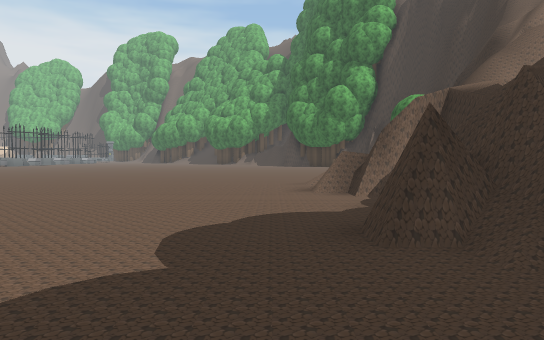
[1] (above)

24 first-person views from a walk through a Unity game level. The camera is 1.3 m above the floor, tilts 2° down and sees 70° across. The floor is counted in squares, 2.42 m on a side. Each view is taken from the middle of a square. On the plan, view 1 faces up. The plan holds only what a view shows up to about 10 squares ahead; the rest is blank. The place goes on beyond the plan. Some trees and plants on the terrain are drawn as simple stand-ins. The player is left out. Some surface patterns are stand-ins.

[2]
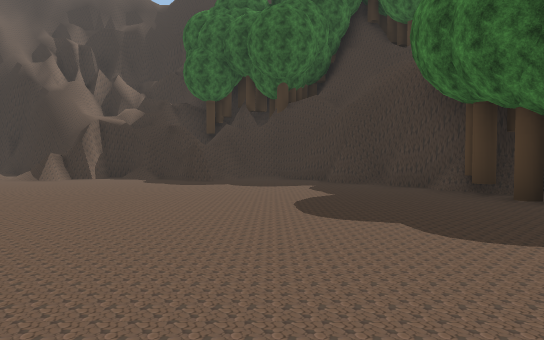

[3]
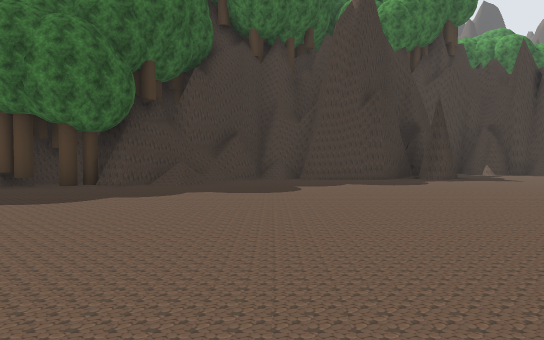

[4]
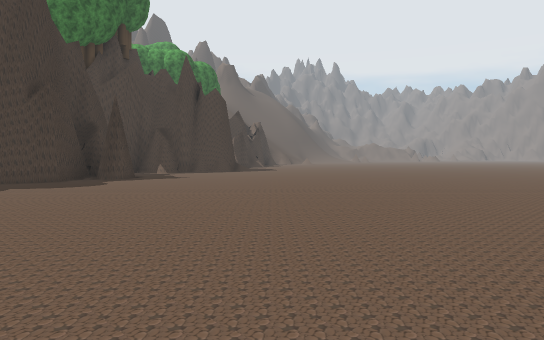

[5]
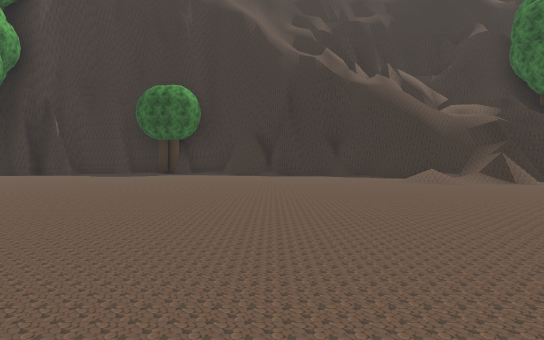

[6]
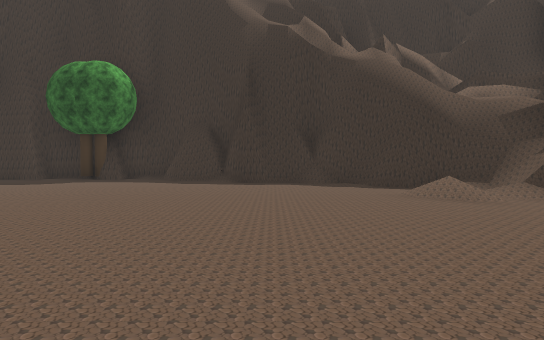

[7]
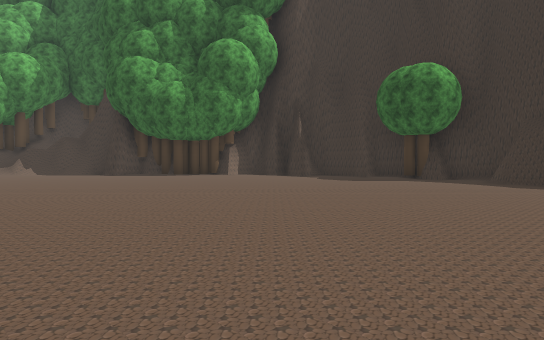

[8]
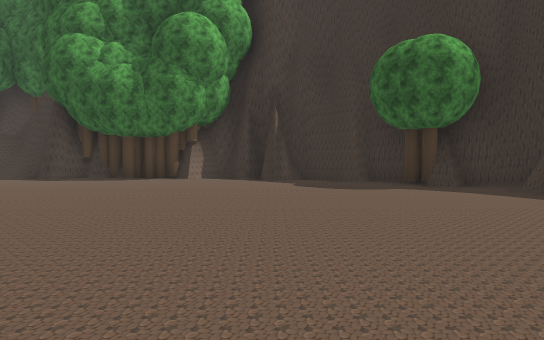

[9]
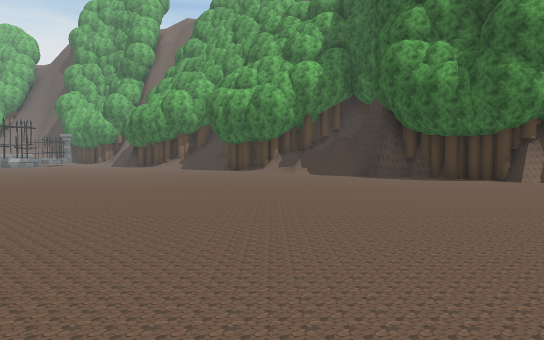

[10]
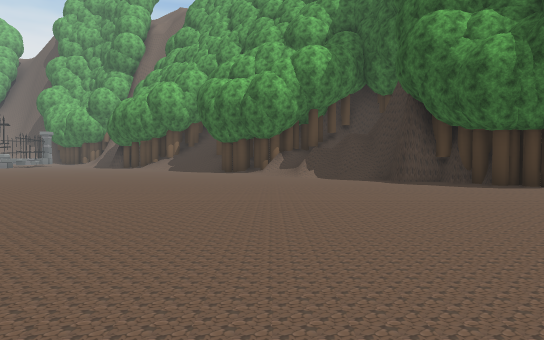

[11]
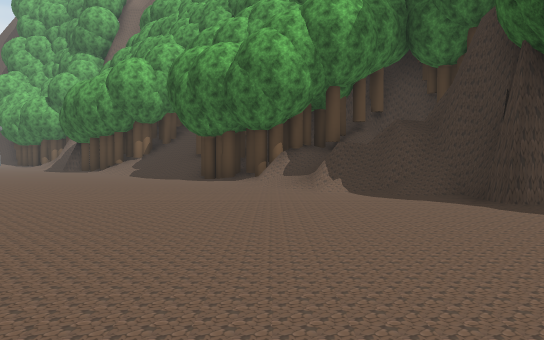

[12]
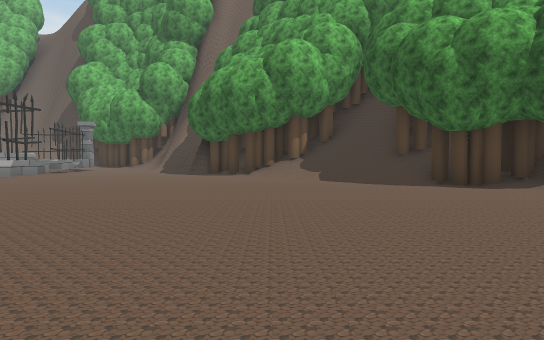

[13]
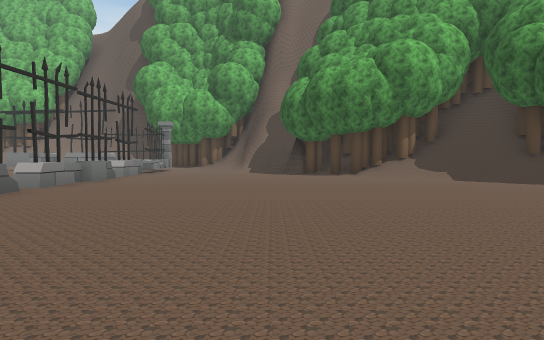

[14]
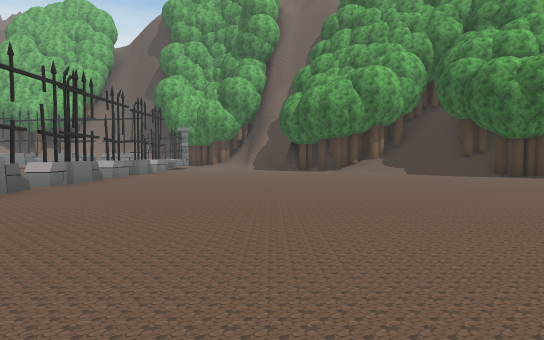

[15]
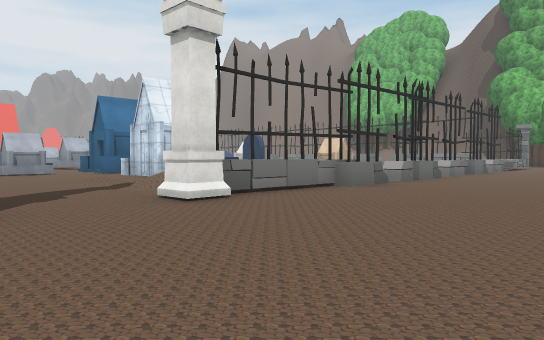

[16]
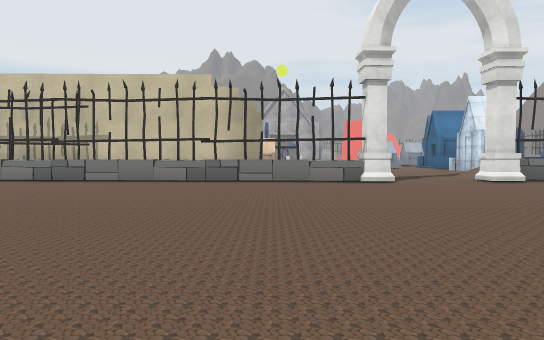

[17]
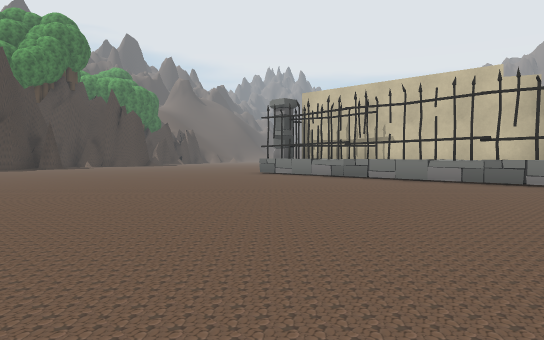

[18]
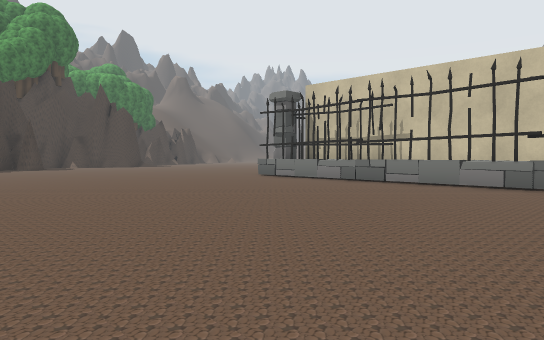

[19]
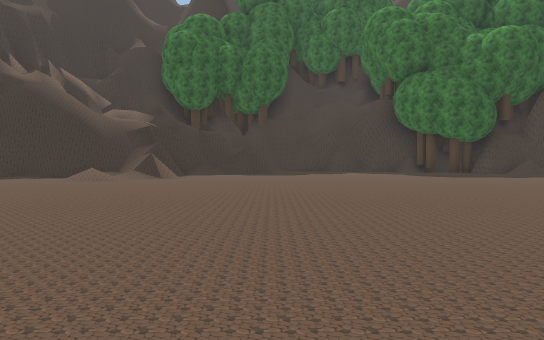

[20]
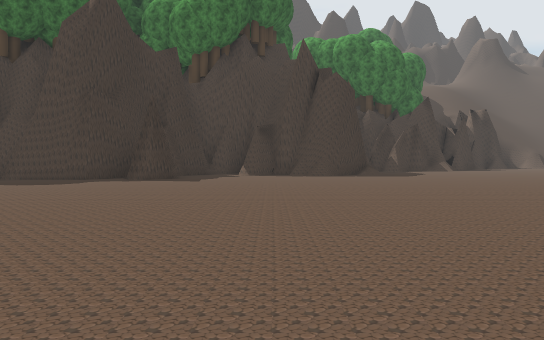

[21]
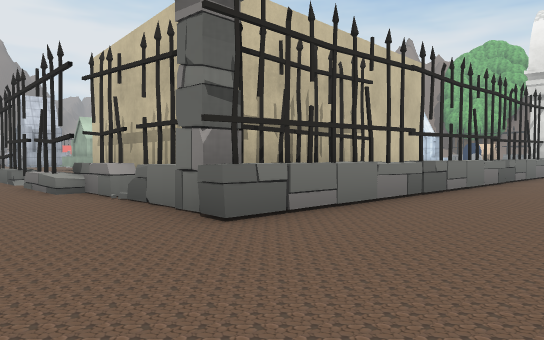

[22]
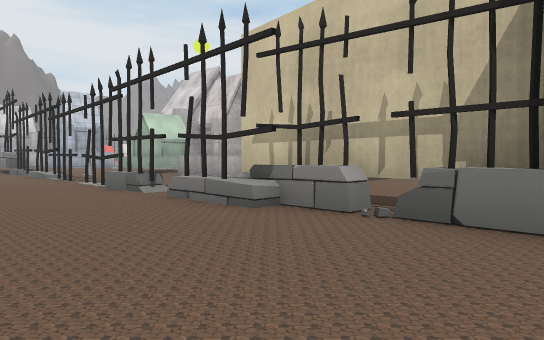

[23]
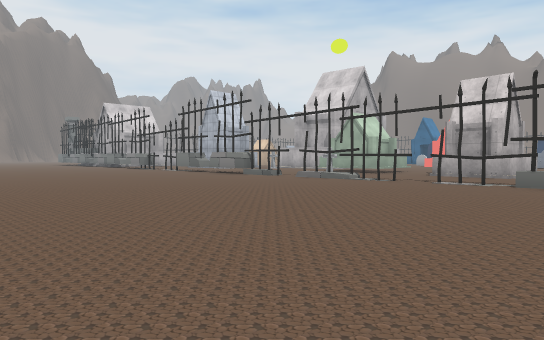

[24]
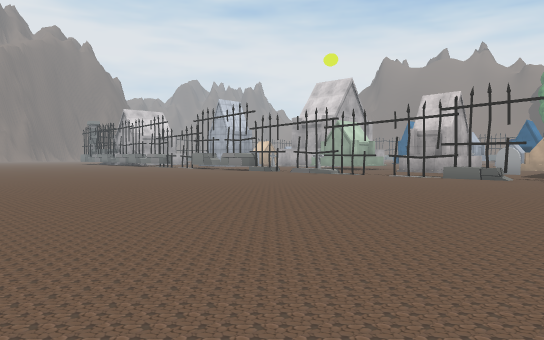

### Floor plan
Key: @ floor where view 1 was taken; # wall or solid block; x gap in a wall; . main floor; : floor 1.5 m higher than the main floor; / step, stairs or slope; = window, fence, low wall or low ledge; ^ raised ledge; T tree; O other object.
Columns run from 31 left of view 1 to 6 right of it. Each row starts with its distance up from view 1.
 29                  x......///T
 28                  =.......//T
 27                  ^......../TOO#^O
 26                  ^..........TTTTTO
 25                  ............TT:
 24                  #.........../###
 23                  ^............/#^
 22                  x..............#
 21                  #...............TT
 20             #   =................TT#
 19            ../  ##................T#
 18           ...///.#.................#^
 17           .............  ..........##
 16              .........   ...........#^
 15                  #......  ...........#
 14                  =........ .........T^
 13                  #...................#
 12                #.=..................#^
 11                ###..................^
 10                ##..................#^
  9         #      #=..................#^
  8         #      ##.............../.#^
  7        ...     ##...............//#
  6       ......#####...............##^
  5      xx..x#.^^.##................#
  4     .............................#^
  3    .............................##
  2   ...............................#
  1  ................................^
  0 ...............................@#^
 -1 ...............................#
 -2   .........................TTT^
 -3   ........................##T^
 -4      .................==.#^T
 -5           ..........## ^#^

Where each view was taken, in squares from view 1:
view 1: 0 up, 0 right, facing up
view 2: 1 up, 8 left, facing right
view 3: 5 up, 7 left, facing down
view 4: 5 up, 7 left, facing down-left
view 5: 11 up, 7 left, facing right
view 6: 10 up, 4 left, facing right
view 7: 10 up, 4 left, facing up-right
view 8: 11 up, 2 left, facing up-right
view 9: 11 up, 2 left, facing up
view 10: 13 up, 2 left, facing up
view 11: 17 up, 2 left, facing up
view 12: 19 up, 7 left, facing up
view 13: 19 up, 10 left, facing up
view 14: 16 up, 10 left, facing up
view 15: 15 up, 10 left, facing up-left
view 16: 13 up, 6 left, facing left
view 17: 14 up, 6 left, facing down-left
view 18: 13 up, 7 left, facing down-left
view 19: 11 up, 8 left, facing down-right
view 20: 5 up, 14 left, facing down
view 21: 3 up, 12 left, facing up-left
view 22: 2 up, 15 left, facing up-left
view 23: 3 down, 20 left, facing up-left
view 24: 5 down, 18 left, facing up-left
